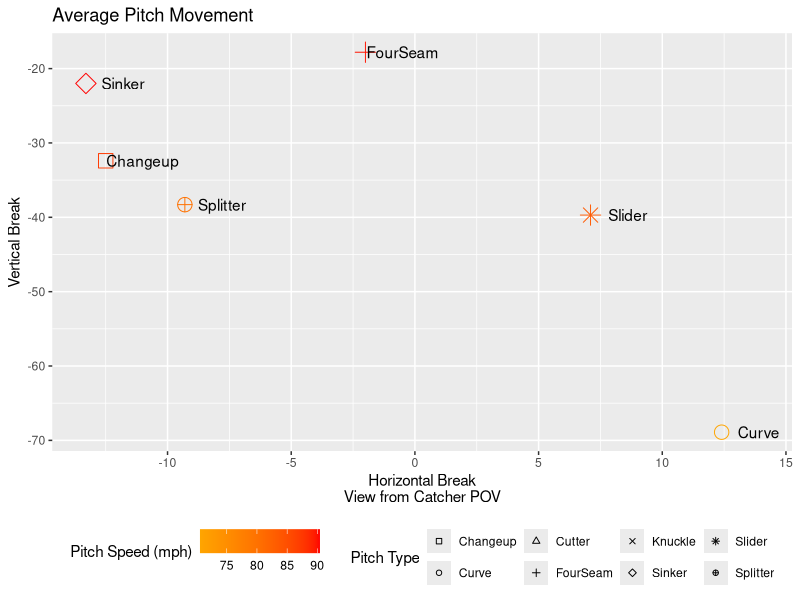

The R source for this figure:
## ---- chunk 1
knitr::opts_chunk$set(echo = TRUE)
## ---- chunk 2
library(tidyverse)
library(lubridate)
library(ggthemes)
library(readr)
## ---- chunk 3
Data2016 <- read_csv("2016FullPitchData.csv", 
    col_types = cols(player_id = col_number(), 
        year = col_number(), player_age = col_number(), 
        p_game = col_number(), p_formatted_ip = col_number(), 
        p_strikeout = col_number(), p_k_percent = col_number(), 
        p_era = col_number(), n = col_number(), 
        n_ff_formatted = col_number(), ff_avg_speed = col_number(), 
        ff_avg_spin = col_number(), ff_avg_break_x = col_number(), 
        ff_avg_break_z = col_number(), ff_avg_break = col_number(), 
        ff_range_speed = col_number(), n_sl_formatted = col_number(), 
        sl_avg_speed = col_number(), sl_avg_spin = col_number(), 
        sl_avg_break_x = col_number(), sl_avg_break_z = col_number(), 
        sl_avg_break = col_number(), sl_range_speed = col_number(), 
        n_ch_formatted = col_number(), ch_avg_speed = col_number(), 
        ch_avg_spin = col_number(), ch_avg_break_x = col_number(), 
        ch_avg_break_z = col_number(), ch_avg_break = col_number(), 
        ch_range_speed = col_number(), n_cukc_formatted = col_number(), 
        cu_avg_speed = col_number(), cu_avg_spin = col_number(), 
        cu_avg_break_x = col_number(), cu_avg_break_z = col_number(), 
        cu_avg_break = col_number(), cu_range_speed = col_number(), 
        n_sift_formatted = col_number(), 
        si_avg_speed = col_number(), si_avg_spin = col_number(), 
        si_avg_break_x = col_number(), si_avg_break_z = col_number(), 
        si_avg_break = col_number(), si_range_speed = col_number(), 
        n_fc_formatted = col_number(), fc_avg_speed = col_number(), 
        fc_avg_spin = col_number(), fc_avg_break_x = col_number(),
        fc_avg_break_z = col_number(), fc_avg_break = col_number(),
        fc_range_speed = col_number(), n_fs_formatted = col_number(),
        fs_avg_speed = col_number(), fs_avg_break_x = col_number(),
        fs_avg_break_z = col_number(), fs_avg_break = col_number(),
        fs_range_speed = col_number(), n_kn_formatted = col_number(),
        kn_avg_speed = col_number(), kn_avg_break_x = col_number(),
        kn_avg_break_z = col_number(), kn_avg_break = col_number(),
        kn_range_speed = col_number(), `...69` = col_skip()), skip = 1, na = "0")

Data2017 <- read_csv("2017FullPitchData.csv", 
    col_types = cols(player_id = col_number(), 
        year = col_number(), player_age = col_number(), 
        p_game = col_number(), p_formatted_ip = col_number(), 
        p_strikeout = col_number(), p_k_percent = col_number(), 
        p_era = col_number(), n = col_number(), 
        n_ff_formatted = col_number(), ff_avg_speed = col_number(), 
        ff_avg_spin = col_number(), ff_avg_break_x = col_number(), 
        ff_avg_break_z = col_number(), ff_avg_break = col_number(), 
        ff_range_speed = col_number(), n_sl_formatted = col_number(), 
        sl_avg_speed = col_number(), sl_avg_spin = col_number(), 
        sl_avg_break_x = col_number(), sl_avg_break_z = col_number(), 
        sl_avg_break = col_number(), sl_range_speed = col_number(), 
        n_ch_formatted = col_number(), ch_avg_speed = col_number(), 
        ch_avg_spin = col_number(), ch_avg_break_x = col_number(), 
        ch_avg_break_z = col_number(), ch_avg_break = col_number(), 
        ch_range_speed = col_number(), n_cukc_formatted = col_number(), 
        cu_avg_speed = col_number(), cu_avg_spin = col_number(), 
        cu_avg_break_x = col_number(), cu_avg_break_z = col_number(), 
        cu_avg_break = col_number(), cu_range_speed = col_number(), 
        n_sift_formatted = col_number(), 
        si_avg_speed = col_number(), si_avg_spin = col_number(), 
        si_avg_break_x = col_number(), si_avg_break_z = col_number(), 
        si_avg_break = col_number(), si_range_speed = col_number(), 
        n_fc_formatted = col_number(), fc_avg_speed = col_number(), 
        fc_avg_spin = col_number(), fc_avg_break_x = col_number(),
        fc_avg_break_z = col_number(), fc_avg_break = col_number(),
        fc_range_speed = col_number(), n_fs_formatted = col_number(),
        fs_avg_speed = col_number(), fs_avg_break_x = col_number(),
        fs_avg_break_z = col_number(), fs_avg_break = col_number(),
        fs_range_speed = col_number(), n_kn_formatted = col_number(),
        kn_avg_speed = col_number(), kn_avg_break_x = col_number(),
        kn_avg_break_z = col_number(), kn_avg_break = col_number(),
        kn_range_speed = col_number(), `...69` = col_skip()), skip = 1, na = "0")

Data2018 <- read_csv("2018FullPitchData.csv", 
    col_types = cols(player_id = col_number(), 
        year = col_number(), player_age = col_number(), 
        p_game = col_number(), p_formatted_ip = col_number(), 
        p_strikeout = col_number(), p_k_percent = col_number(), 
        p_era = col_number(), n = col_number(), 
        n_ff_formatted = col_number(), ff_avg_speed = col_number(), 
        ff_avg_spin = col_number(), ff_avg_break_x = col_number(), 
        ff_avg_break_z = col_number(), ff_avg_break = col_number(), 
        ff_range_speed = col_number(), n_sl_formatted = col_number(), 
        sl_avg_speed = col_number(), sl_avg_spin = col_number(), 
        sl_avg_break_x = col_number(), sl_avg_break_z = col_number(), 
        sl_avg_break = col_number(), sl_range_speed = col_number(), 
        n_ch_formatted = col_number(), ch_avg_speed = col_number(), 
        ch_avg_spin = col_number(), ch_avg_break_x = col_number(), 
        ch_avg_break_z = col_number(), ch_avg_break = col_number(), 
        ch_range_speed = col_number(), n_cukc_formatted = col_number(), 
        cu_avg_speed = col_number(), cu_avg_spin = col_number(), 
        cu_avg_break_x = col_number(), cu_avg_break_z = col_number(), 
        cu_avg_break = col_number(), cu_range_speed = col_number(), 
        n_sift_formatted = col_number(), 
        si_avg_speed = col_number(), si_avg_spin = col_number(), 
        si_avg_break_x = col_number(), si_avg_break_z = col_number(), 
        si_avg_break = col_number(), si_range_speed = col_number(), 
        n_fc_formatted = col_number(), fc_avg_speed = col_number(), 
        fc_avg_spin = col_number(), fc_avg_break_x = col_number(),
        fc_avg_break_z = col_number(), fc_avg_break = col_number(),
        fc_range_speed = col_number(), n_fs_formatted = col_number(),
        fs_avg_speed = col_number(), fs_avg_break_x = col_number(),
        fs_avg_break_z = col_number(), fs_avg_break = col_number(),
        fs_range_speed = col_number(), n_kn_formatted = col_number(),
        kn_avg_speed = col_number(), kn_avg_break_x = col_number(),
        kn_avg_break_z = col_number(), kn_avg_break = col_number(),
        kn_range_speed = col_number(), `...69` = col_skip()), skip = 1, na = "0")

Data2019 <- read_csv("2019FullPitchData.csv", 
    col_types = cols(player_id = col_number(), 
        year = col_number(), player_age = col_number(), 
        p_game = col_number(), p_formatted_ip = col_number(), 
        p_strikeout = col_number(), p_k_percent = col_number(), 
        p_era = col_number(), n = col_number(), 
        n_ff_formatted = col_number(), ff_avg_speed = col_number(), 
        ff_avg_spin = col_number(), ff_avg_break_x = col_number(), 
        ff_avg_break_z = col_number(), ff_avg_break = col_number(), 
        ff_range_speed = col_number(), n_sl_formatted = col_number(), 
        sl_avg_speed = col_number(), sl_avg_spin = col_number(), 
        sl_avg_break_x = col_number(), sl_avg_break_z = col_number(), 
        sl_avg_break = col_number(), sl_range_speed = col_number(), 
        n_ch_formatted = col_number(), ch_avg_speed = col_number(), 
        ch_avg_spin = col_number(), ch_avg_break_x = col_number(), 
        ch_avg_break_z = col_number(), ch_avg_break = col_number(), 
        ch_range_speed = col_number(), n_cukc_formatted = col_number(), 
        cu_avg_speed = col_number(), cu_avg_spin = col_number(), 
        cu_avg_break_x = col_number(), cu_avg_break_z = col_number(), 
        cu_avg_break = col_number(), cu_range_speed = col_number(), 
        n_sift_formatted = col_number(), 
        si_avg_speed = col_number(), si_avg_spin = col_number(), 
        si_avg_break_x = col_number(), si_avg_break_z = col_number(), 
        si_avg_break = col_number(), si_range_speed = col_number(), 
        n_fc_formatted = col_number(), fc_avg_speed = col_number(), 
        fc_avg_spin = col_number(), fc_avg_break_x = col_number(),
        fc_avg_break_z = col_number(), fc_avg_break = col_number(),
        fc_range_speed = col_number(), n_fs_formatted = col_number(),
        fs_avg_speed = col_number(), fs_avg_break_x = col_number(),
        fs_avg_break_z = col_number(), fs_avg_break = col_number(),
        fs_range_speed = col_number(), n_kn_formatted = col_number(),
        kn_avg_speed = col_number(), kn_avg_break_x = col_number(),
        kn_avg_break_z = col_number(), kn_avg_break = col_number(),
        kn_range_speed = col_number(), `...69` = col_skip()), skip = 1, na = "0")

Data2020 <- read_csv("2020FullPitchData.csv", 
    col_types = cols(player_id = col_number(), 
        year = col_number(), player_age = col_number(), 
        p_game = col_number(), p_formatted_ip = col_number(), 
        p_strikeout = col_number(), p_k_percent = col_number(), 
        p_era = col_number(), n = col_number(), 
        n_ff_formatted = col_number(), ff_avg_speed = col_number(), 
        ff_avg_spin = col_number(), ff_avg_break_x = col_number(), 
        ff_avg_break_z = col_number(), ff_avg_break = col_number(), 
        ff_range_speed = col_number(), n_sl_formatted = col_number(), 
        sl_avg_speed = col_number(), sl_avg_spin = col_number(), 
        sl_avg_break_x = col_number(), sl_avg_break_z = col_number(), 
        sl_avg_break = col_number(), sl_range_speed = col_number(), 
        n_ch_formatted = col_number(), ch_avg_speed = col_number(), 
        ch_avg_spin = col_number(), ch_avg_break_x = col_number(), 
        ch_avg_break_z = col_number(), ch_avg_break = col_number(), 
        ch_range_speed = col_number(), n_cukc_formatted = col_number(), 
        cu_avg_speed = col_number(), cu_avg_spin = col_number(), 
        cu_avg_break_x = col_number(), cu_avg_break_z = col_number(), 
        cu_avg_break = col_number(), cu_range_speed = col_number(), 
        n_sift_formatted = col_number(), 
        si_avg_speed = col_number(), si_avg_spin = col_number(), 
        si_avg_break_x = col_number(), si_avg_break_z = col_number(), 
        si_avg_break = col_number(), si_range_speed = col_number(), 
        n_fc_formatted = col_number(), fc_avg_speed = col_number(), 
        fc_avg_spin = col_number(), fc_avg_break_x = col_number(),
        fc_avg_break_z = col_number(), fc_avg_break = col_number(),
        fc_range_speed = col_number(), n_fs_formatted = col_number(),
        fs_avg_speed = col_number(), fs_avg_break_x = col_number(),
        fs_avg_break_z = col_number(), fs_avg_break = col_number(),
        fs_range_speed = col_number(), n_kn_formatted = col_number(),
        kn_avg_speed = col_number(), kn_avg_break_x = col_number(),
        kn_avg_break_z = col_number(), kn_avg_break = col_number(),
        kn_range_speed = col_number(), `...69` = col_skip()), skip = 1, na = "0")

Data2021 <- read_csv("2021FullPitchData.csv", 
    col_types = cols(player_id = col_number(), 
        year = col_number(), player_age = col_number(), 
        p_game = col_number(), p_formatted_ip = col_number(), 
        p_strikeout = col_number(), p_k_percent = col_number(), 
        p_era = col_number(), n = col_number(), 
        n_ff_formatted = col_number(), ff_avg_speed = col_number(), 
        ff_avg_spin = col_number(), ff_avg_break_x = col_number(), 
        ff_avg_break_z = col_number(), ff_avg_break = col_number(), 
        ff_range_speed = col_number(), n_sl_formatted = col_number(), 
        sl_avg_speed = col_number(), sl_avg_spin = col_number(), 
        sl_avg_break_x = col_number(), sl_avg_break_z = col_number(), 
        sl_avg_break = col_number(), sl_range_speed = col_number(), 
        n_ch_formatted = col_number(), ch_avg_speed = col_number(), 
        ch_avg_spin = col_number(), ch_avg_break_x = col_number(), 
        ch_avg_break_z = col_number(), ch_avg_break = col_number(), 
        ch_range_speed = col_number(), n_cukc_formatted = col_number(), 
        cu_avg_speed = col_number(), cu_avg_spin = col_number(), 
        cu_avg_break_x = col_number(), cu_avg_break_z = col_number(), 
        cu_avg_break = col_number(), cu_range_speed = col_number(), 
        n_sift_formatted = col_number(), 
        si_avg_speed = col_number(), si_avg_spin = col_number(), 
        si_avg_break_x = col_number(), si_avg_break_z = col_number(), 
        si_avg_break = col_number(), si_range_speed = col_number(), 
        n_fc_formatted = col_number(), fc_avg_speed = col_number(), 
        fc_avg_spin = col_number(), fc_avg_break_x = col_number(),
        fc_avg_break_z = col_number(), fc_avg_break = col_number(),
        fc_range_speed = col_number(), n_fs_formatted = col_number(),
        fs_avg_speed = col_number(), fs_avg_break_x = col_number(),
        fs_avg_break_z = col_number(), fs_avg_break = col_number(),
        fs_range_speed = col_number(), n_kn_formatted = col_number(),
        kn_avg_speed = col_number(), kn_avg_break_x = col_number(),
        kn_avg_break_z = col_number(), kn_avg_break = col_number(),
        kn_range_speed = col_number(), `...69` = col_skip()), skip = 1, na = "0")
## ---- chunk 4
#select player level info, all variables that contain ff (fastball), want to rename variables
#bindrows function 
## ---- chunk 5
FinalData <- rbind(Data2016, Data2017, Data2018, Data2019, Data2020, Data2021)
## ---- chunk 6
four_fast <- FinalData %>% #going through and separating by pitch type, creating new saved dfs for each pitch type
  select(c(1:12), contains("ff")) %>%
  add_column(Pitch_Type = "FourSeam") %>% 
  mutate(pitch_frequency = n_ff_formatted, 
         avg_speed = ff_avg_speed,
         avg_spin = ff_avg_spin,
         avg_break_x = ff_avg_break_x,
         avg_break_z = ff_avg_break_z,
         avg_break = ff_avg_break, 
         range_speed = ff_range_speed) %>% 
  select(-contains("ff"))

slider <- FinalData %>% 
  select(c(1:12), contains("sl")) %>%
  add_column(Pitch_Type = "Slider") %>%
  mutate(pitch_frequency = n_sl_formatted, 
         avg_speed = sl_avg_speed, 
         avg_spin = sl_avg_spin, 
         avg_break_x = sl_avg_break_x, 
         avg_break_z = sl_avg_break_z, 
         avg_break = sl_avg_break, 
         range_speed = sl_range_speed) %>%
  select(-contains("sl"))

changeup <- FinalData %>% 
  select(c(1:12), contains("ch")) %>%
  add_column(Pitch_Type = "Changeup") %>%
  mutate(pitch_frequency = n_ch_formatted, 
         avg_speed = ch_avg_speed, 
         avg_spin = ch_avg_spin, 
         avg_break_x = ch_avg_break_x, 
         avg_break_z = ch_avg_break_z, 
         avg_break = ch_avg_break, 
         range_speed = ch_range_speed) %>%
  select(-c(13:19))

curve <- FinalData %>% 
  select(c(1:12), contains("cu")) %>%
  add_column(Pitch_Type = "Curve") %>%
  mutate(pitch_frequency = n_cukc_formatted, 
         avg_speed = cu_avg_speed, 
         avg_spin = cu_avg_spin, 
         avg_break_x = cu_avg_break_x, 
         avg_break_z = cu_avg_break_z, 
         avg_break = cu_avg_break, 
         range_speed = cu_range_speed) %>%
  select(-contains("cu"))

sinker <- FinalData %>%
  select(c(1:12), contains("si")) %>%
  add_column(Pitch_Type = "Sinker") %>%
  mutate(pitch_frequency = n_sift_formatted, 
         avg_speed = si_avg_speed, 
         avg_spin = si_avg_spin, 
         avg_break_x = si_avg_break_x, 
         avg_break_z = si_avg_break_z, 
         avg_break = si_avg_break, 
         range_speed = si_range_speed) %>%
  select(-contains("si"))

cutter <- FinalData %>% 
  select(c(1:12), contains("fc")) %>%
  add_column(Pitch_Type = "Cutter") %>%
  mutate(pitch_frequency = n_fc_formatted, 
         avg_speed = fc_avg_speed, 
         avg_spin = fc_avg_spin) %>%
  select(-contains("fc"))

knuckleball <- FinalData %>% 
  select(c(1:12), contains("kn")) %>% 
  add_column(Pitch_Type = "Knuckle") %>% 
  mutate(pitch_frequency = n_kn_formatted, 
         avg_speed = kn_avg_speed, 
         avg_spin = kn_avg_spin, 
         avg_break_x = kn_avg_break_x, 
         avg_break_z = kn_avg_break_z, 
         avg_break = kn_avg_break, 
         range_speed = kn_range_speed) %>% 
  select(-contains("kn"))

Splitter <- FinalData %>%
  select(c(1:12), contains("fs")) %>%
  add_column(Pitch_Type = "Splitter") %>%
  mutate(pitch_frequency = n_fs_formatted, 
         avg_speed = fs_avg_speed, 
         avg_spin = fs_avg_spin, 
         avg_break_x = fs_avg_break_x, 
         avg_break_z = fs_avg_break_z, 
         avg_break = fs_avg_break, 
         range_speed = fs_range_speed) %>%
  select(-contains("fs"))

## ---- chunk 7
#combining new pitch data into a full df 
TidyPitchData <- bind_rows(four_fast, slider, changeup, curve, sinker, 
                           cutter, Splitter, knuckleball)
## ---- chunk 8
#trying to create plot of the strike zone 
x <- c(-.95, .95, .95, -.95, -.95)
z <- c(1.6, 1.6, 3.5, 3.5, 1.6)

strikezone <- data.frame(x,z)
## ---- chunk 9
TidyPitchData %>%
  filter(last_name == "Greinke", year == "2019") %>%
  ggplot() +
   geom_point(aes(x = avg_break_x,
                  y = avg_break_z,
                  color = avg_speed,
                  shape = Pitch_Type,
                  size = 8)) +
  geom_text(aes(x = avg_break_x, 
                y = avg_break_z,
                label = Pitch_Type),
            nudge_x = 1.5) +
  scale_shape_manual(values = c(0, 1, 2, 3, 4, 5, 8, 10)) +
  scale_color_gradient(low = "orange", high = "red") +
  scale_size(guide = 'none') +
  labs(shape = "Pitch Type",
       color = "Pitch Speed (mph)",
       title = "Average Pitch Movement",
       x = "Horizontal Break\nView from Catcher POV",
       y = "Vertical Break") +
  theme(legend.position="bottom")
